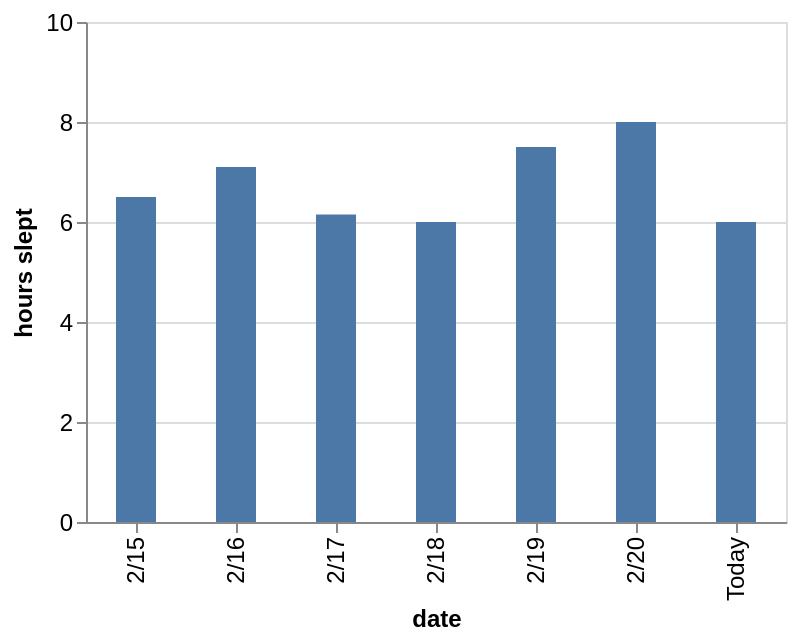

This figure's Vega-Lite source:
### Vega-Lite specification from a JSON file in a GitHub repository (floating-point values rounded to 4 significant figures)
{"config": {"view": {"continuousWidth": 400, "continuousHeight": 300}, "axis": {"labelFontSize": 12, "titleFontSize": 12}}, "data": {"name": "data-f5aa8050aacd2455481375b5a5ff3680"}, "mark": {"type": "bar", "size": 20}, "encoding": {"x": {"field": "date", "type": "nominal"}, "y": {"field": "hours slept", "scale": {"domain": [0, 10]}, "type": "quantitative"}}, "height": 250, "width": 350, "$schema": "https://vega.github.io/schema/vega-lite/v5.json", "datasets": {"data-f5aa8050aacd2455481375b5a5ff3680": [{"date": "2/15", "hours slept": 6.5}, {"date": "2/16", "hours slept": 7.1}, {"date": "2/17", "hours slept": 6.15}, {"date": "2/18", "hours slept": 6}, {"date": "2/19", "hours slept": 7.5}, {"date": "2/20", "hours slept": 8}, {"date": "Today", "hours slept": 6}]}}
